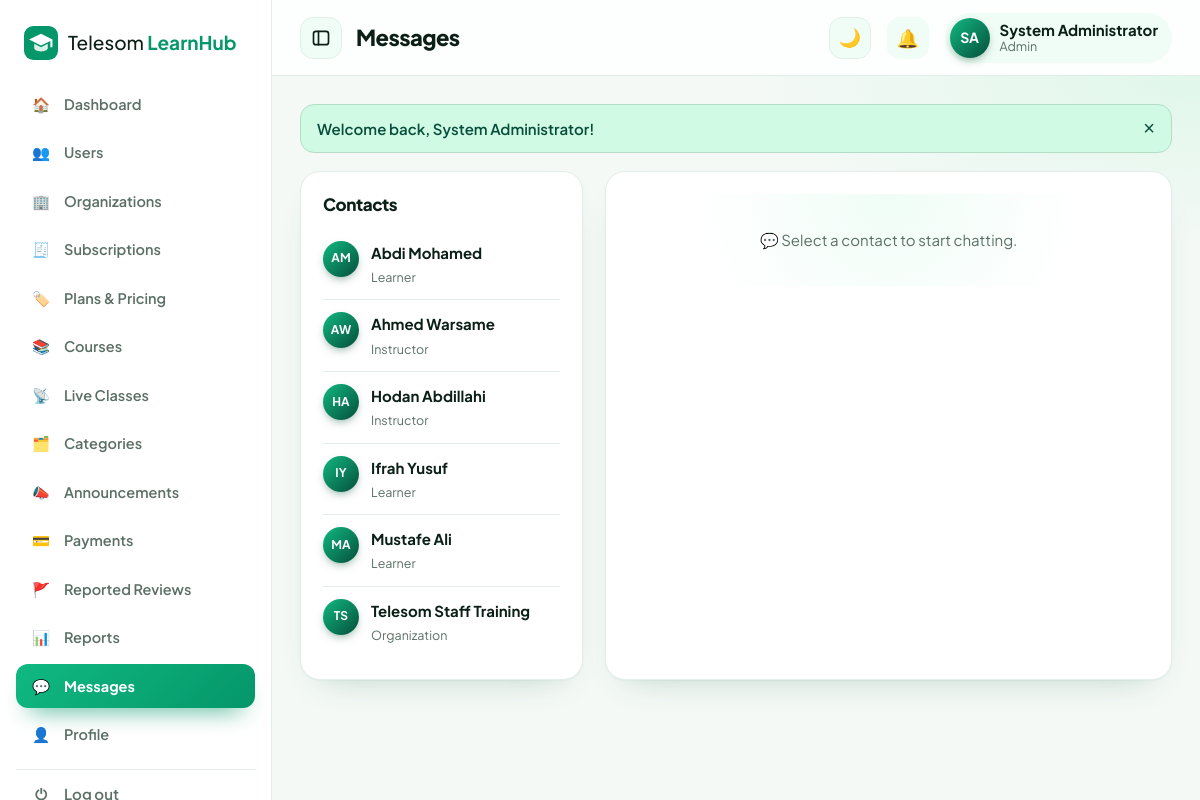
Screenshot of /messages.php (signed in) with the database file from the repository.
### tables this page shows
CREATE TABLE users (
  id INT AUTO_INCREMENT PRIMARY KEY,
  name VARCHAR(120) NOT NULL, email VARCHAR(150) NOT NULL UNIQUE, password VARCHAR(255) NOT NULL,
  role ENUM('admin','instructor','learner','organization') NOT NULL DEFAULT 'learner',
  org_id INT NULL, phone VARCHAR(30), country VARCHAR(60), bio TEXT, education VARCHAR(255), skills VARCHAR(255), signatory VARCHAR(120) NULL, signatory_title VARCHAR(120) NULL,
  org_status ENUM('pending','approved','rejected') NOT NULL DEFAULT 'approved',
  status ENUM('active','suspended') NOT NULL DEFAULT 'active', created_at TIMESTAMP DEFAULT CURRENT_TIMESTAMP
);

### messages.php (the view, shortened to what this page needs)
<?php
require 'includes/config.php';
$u = require_login(); $id = $u['id'];
if ($u['role'] === 'admin') $contacts = all("SELECT id,name,role FROM users WHERE id<>? ORDER BY name", [$id]);
$ids = array_column($contacts, 'id'); $with = (int)($_GET['with'] ?? 0);
$thread = []; $peer = null;
$title = 'Messages'; include 'includes/header.php';
?>
<div class="cols" style="grid-template-columns:1fr 2fr">
 <div class="card"><h3>Contacts</h3><?php foreach ($contacts as $c): $un = one("SELECT COUNT(*) c FROM messages WHERE to_id=? AND from_id=? AND is_read=0", [$id, $c['id']])['c']; ?>
  <a href="messages.php?with=<?= $c['id'] ?>" class="cmt" style="text-decoration:none;color:var(--ink);<?= $with == $c['id'] ? 'background:var(--gl);border-radius:10px;padding-left:8px' : '' ?>"><span class="av"><?= e(initials($c['name'])) ?></span><div style="flex:1"><b><?= e($c['name']) ?></b><br><small class="muted"><?= e(ucfirst($c['role'])) ?></small></div><?= $un ? '<span class="badge">'.$un.'</span>' : '' ?></a><?php endforeach; if (!$contacts) echo '<p class="muted">No contacts yet. Enroll in a course to message your instructor.</p>'; ?></div>
 <div class="card"><?php if (!$peer): ?><div class="empty">💬 Select a contact to start chatting.</div><?php endif; ?></div>
</div>
<?php include 'includes/footer.php'; ?>

### includes/header.php (shortened to what this page needs)
<?php
require_once __DIR__.'/config.php';
$u = me(); $layout = $layout ?? 'app'; $title = $title ?? 'Telesom LearnHub';
$curpage = basename($_SERVER['SCRIPT_NAME']);
function menu($role){
    $m = [
     'learner' => [['dashboard.php','Dashboard','🏠'],['courses.php','Browse Courses','🔎'],['mycourses.php','My Courses','📚'],['live.php','Live Classes','📡'],['certificates.php','Certificates','🎓'],['payments.php','Payments','💳'],['messages.php','Messages','💬'],['reports.php','My Report','📊'],['profile.php','Profile','👤']],
     'instructor' => [['dashboard.php','Dashboard','🏠'],['instructor.php','My Courses','📚'],['live.php','Live Classes','📡'],['grading.php','Grading','📝'],['messages.php','Messages','💬'],['reports.php','Reports','📊'],['courses.php','Browse Courses','🔎'],['profile.php','Profile','👤']],
     'organization' => [['dashboard.php','Dashboard','🏠'],['subscription.php','Subscription','💎'],['organization.php','Members & Assign','🏢'],['instructor.php','Private Courses','📚'],['live.php','Live Classes','📡'],['reports.php','Training Reports','📊'],['messages.php','Messages','💬'],['courses.php','Browse Courses','🔎'],['profile.php','Profile','👤']],
     'admin' => [['dashboard.php','Dashboard','🏠'],['admin.php?tab=users','Users','👥'],['admin.php?tab=orgs','Organizations','🏢'],['admin.php?tab=subs','Subscriptions','🧾'],['admin.php?tab=plans','Plans & Pricing','🏷️'],['admin.php?tab=courses','Courses','📚'],['live.php','Live Classes','📡'],['admin.php?tab=categories','Categories','🗂️'],['admin.php?tab=announcements','Announcements','📣'],['payments.php','Payments','💳'],['admin.php?tab=reviews','Reported Reviews','🚩'],['reports.php','Reports','📊'],['messages.php','Messages','💬'],['profile.php','Profile','👤']],
    ];
    return $m[$role] ?? [];
}
function is_active($href, $cur){
    $p = parse_url($href); if ($p['path'] !== $cur) return false;
    return isset($p['query']) ? (strpos($_SERVER['QUERY_STRING'] ?? '', $p['query']) !== false) : true;
}
$unread = $u ? (int)one("SELECT COUNT(*) c FROM notifications WHERE user_id=? AND is_read=0", [$u['id']])['c'] : 0;
?><!DOCTYPE html>
<html lang="en"><head>
<link rel="stylesheet" href="assets/css/style.css"><link rel="stylesheet" href="assets/css/theme.css"></head>
<body class="<?= $layout === 'auth' ? 'authpage' : e($layout) ?>">
<?php if ($layout === 'auth'): ?>
<button class="tg theme-btn theme-fab" type="button" title="Night / day mode" aria-label="Toggle night and day mode"><span class="ti">🌙</span></button>
<?php else: ?>
<div class="shell">
<aside class="side" id="side">
  <a class="brand" href="index.php"><?= logo('#fff') ?><span>Telesom <b>LearnHub</b></span></a>
  <nav><?php foreach (menu($u['role']) as $m): ?>
    <a class="<?= is_active($m[0], $curpage) ? 'on' : '' ?>" href="<?= $m[0] ?>" title="<?= e($m[1]) ?>"><i><?= $m[2] ?></i><span class="lb"><?= $m[1] ?></span></a>
  <?php endforeach; ?></nav>
  <a class="logout" href="logout.php" title="Log out"><i>⏻</i><span class="lb">Log out</span></a>
</aside>
<div class="main">
<header class="top">
  <button class="tg side-tg" id="sideToggle" type="button" title="Collapse / expand menu" aria-label="Collapse or expand the sidebar"><svg width="20" height="20" viewBox="0 0 24 24" fill="none" stroke="currentColor" stroke-width="2" stroke-linecap="round" stroke-linejoin="round"><rect x="3" y="4" width="18" height="16" rx="3"/><path d="M9 4v16"/></svg></button>
  <h1><?= e($title) ?></h1>
  <div class="top-r">
    <button class="tg theme-btn" type="button" title="Night / day mode" aria-label="Toggle night and day mode"><span class="ti">🌙</span></button>
    <a class="bell" href="notifications.php" title="Notifications">🔔<?php if ($unread): ?><span><?= $unread ?></span><?php endif; ?></a>
    <a class="me" href="profile.php"><span class="av"><?= e(initials($u['name'])) ?></span><span class="mn"><b><?= e($u['name']) ?></b><small><?= e(ucfirst($u['role'])) ?></small></span></a>
  </div>
</header>
<main class="content">
<?php endif; ?>
<?php if (!empty($_SESSION['flash']) && $layout !== 'auth'): ?><div class="<?= $layout === 'public' ? 'wrap' : '' ?>"><?php foreach ($_SESSION['flash'] as $f): ?><div class="flash <?= $f[1] ?>"><?= e($f[0]) ?><button onclick="this.parentNode.remove()">×</button></div><?php endforeach; unset($_SESSION['flash']); ?></div><?php endif; ?>

### assets/css/style.css (style rules this page uses)
:root { --g:#0a7d3e;--g2:#0f9d58;--gd:#064e2a;--gl:#e8f6ee;--g-soft:#f3faf6;--ink:#10231a;--mut:#5d7066;--line:#e1ece5;--bg:#f6faf7;--w:#fff;--red:#c0392b;--amber:#b7791f;--r:16px;--sh:0 6px 24px rgba(10,125,62,.08) }
* { box-sizing:border-box;margin:0;padding:0 }
body { font-family:"Segoe UI",system-ui,-apple-system,Roboto,Helvetica,Arial,sans-serif;color:var(--ink);background:var(--bg);line-height:1.55;font-size:15px }
a { color:var(--g);text-decoration:none }
h1,h2,h3,h4 { line-height:1.2;color:var(--ink) }
.brand { display:flex;align-items:center;gap:10px;font-size:19px;color:var(--ink);font-weight:500;text-decoration:none!important }
.brand b { color:var(--g) }
.shell { display:flex;min-height:100vh }
.side { width:262px;background:linear-gradient(180deg,var(--gd),#08683a);color:#fff;padding:22px 16px;position:fixed;inset:0 auto 0 0;display:flex;flex-direction:column;z-index:40;overflow:auto }
.side .brand { color:#fff;padding:4px 8px 22px }
.side .brand b { color:#a7f3c4 }
.side nav { display:flex;flex-direction:column;gap:4px;flex:1 }
.side nav a { display:flex;align-items:center;gap:12px;color:#d1f0de;padding:11px 14px;border-radius:12px;font-weight:500;font-size:14.5px;text-decoration:none }
.side nav a i { font-style:normal;width:22px;text-align:center }
.side nav a.on { background:#fff;color:var(--gd);font-weight:700 }
.logout { color:#d1f0de;padding:12px 14px;border-top:1px solid rgba(255,255,255,.14);margin-top:12px;font-weight:500 }
.main { margin-left:262px;flex:1;min-width:0 }
.top { height:70px;background:#fff;border-bottom:1px solid var(--line);display:flex;align-items:center;gap:14px;padding:0 28px;position:sticky;top:0;z-index:30 }
.top h1 { font-size:21px;flex:1 }
.top-r { display:flex;align-items:center;gap:16px }
.bell { position:relative;font-size:20px;text-decoration:none!important }
.me { display:flex;align-items:center;gap:10px;text-decoration:none!important;color:var(--ink) }
.av { width:40px;height:40px;border-radius:50%;background:var(--g);color:#fff;display:grid;place-items:center;font-weight:700;font-size:14px }
.mn { display:flex;flex-direction:column;line-height:1.2 }
.mn small { color:var(--mut) }
.content { padding:28px }
.card { background:#fff;border:1px solid var(--line);border-radius:var(--r);padding:22px;box-shadow:0 2px 10px rgba(10,125,62,.04);margin-bottom:22px }
.card h3 { font-size:17px;margin-bottom:14px;display:flex;align-items:center;justify-content:space-between;gap:10px }
.cols { display:grid;grid-template-columns:2fr 1fr;gap:22px }
.flash { display:flex;justify-content:space-between;align-items:center;padding:12px 16px;border-radius:12px;margin-bottom:18px;background:var(--gl);color:var(--gd);font-weight:600;border:1px solid #b5dcc4 }
.flash button { background:none;border:0;font-size:20px;cursor:pointer;color:inherit }
.empty { text-align:center;padding:34px;color:var(--mut) }
.cmt { display:flex;gap:12px;padding:12px 0;border-bottom:1px solid var(--line) }
.cmt:last-child { border:0 }
.cmt .av { width:36px;height:36px;font-size:12px;flex:none }
.cmt small { color:var(--mut) }
.muted { color:var(--mut) }
:root { --sh:0 10px 30px -8px rgba(6,78,42,.16);--sh2:0 24px 50px -12px rgba(6,78,42,.28);--ease:cubic-bezier(.2,.8,.2,1) }
body { font-family:"Inter","Segoe UI",system-ui,-apple-system,Roboto,Arial,sans-serif;-webkit-font-smoothing:antialiased;background:radial-gradient(1200px 500px at 90% -10%,#e3f5ea 0,transparent 60%),var(--bg) }
h1,h2,h3 { letter-spacing:-.02em }
.side { background:radial-gradient(300px 260px at 0 0,rgba(127,240,174,.18),transparent 70%),linear-gradient(180deg,#064e2a,#043d20);box-shadow:8px 0 30px -12px rgba(0,0,0,.3) }
.side nav a { transition:background .2s,transform .2s var(--ease),padding .2s }
.side nav a.on { box-shadow:0 8px 18px -8px rgba(0,0,0,.4) }
.top { background:rgba(255,255,255,.85);backdrop-filter:blur(12px) }
.av { background:linear-gradient(135deg,var(--g2),var(--gd));box-shadow:0 4px 10px -3px rgba(6,78,42,.5) }
.card { border-radius:18px;box-shadow:0 1px 2px rgba(6,78,42,.05),0 10px 28px -16px rgba(6,78,42,.18) }
.flash { animation:rise .4s var(--ease) both }
* { scrollbar-width:thin;scrollbar-color:#b5dcc4 transparent }
.empty { background:radial-gradient(circle at 50% 0,var(--g-soft),transparent 70%);border-radius:16px }
.card h3 { font-size:18px }

### rows the page displays
users: name "SA", name "System Administrator", role "Admin"
users: name "AM", name "Abdi Mohamed", role "Learner"
users: name "AW", name "Ahmed Warsame", role "Instructor"
users: name "HA", name "Hodan Abdillahi", role "Instructor"
users: name "IY", name "Ifrah Yusuf", role "Learner"
users: name "MA", name "Mustafe Ali", role "Learner"
users: name "TS", name "Telesom Staff Training", role "Organization"

### other values shown
$m[2] "🏠"
$m[1] "Dashboard"
$m[2] "👥"
$m[1] "Users"
$m[2] "🏢"
$m[1] "Organizations"
$m[2] "🧾"
$m[1] "Subscriptions"
$m[2] "🏷️"
$m[1] "Plans & Pricing"
$m[2] "📚"
$m[1] "Courses"
$m[2] "📡"
$m[1] "Live Classes"
$m[2] "🗂️"
